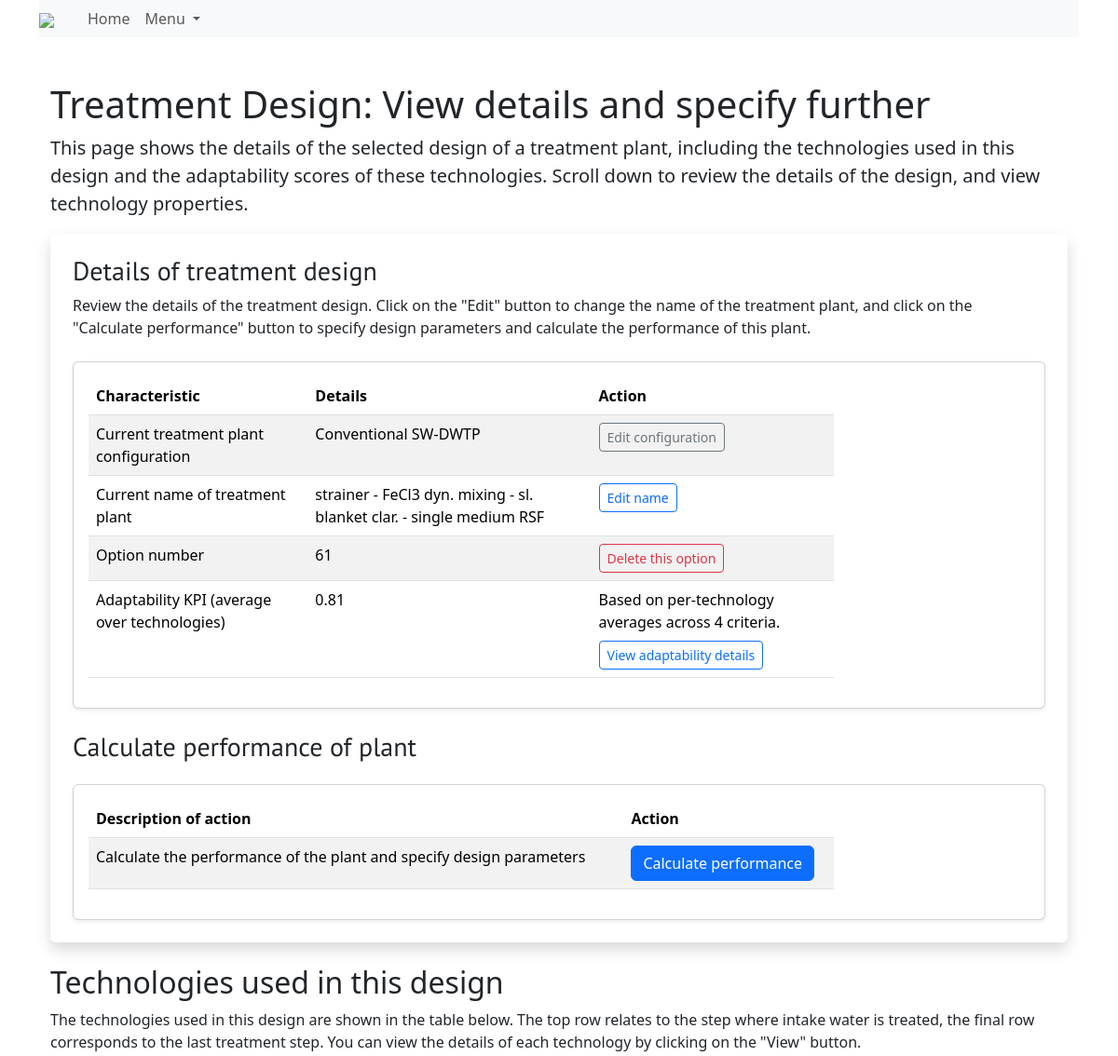
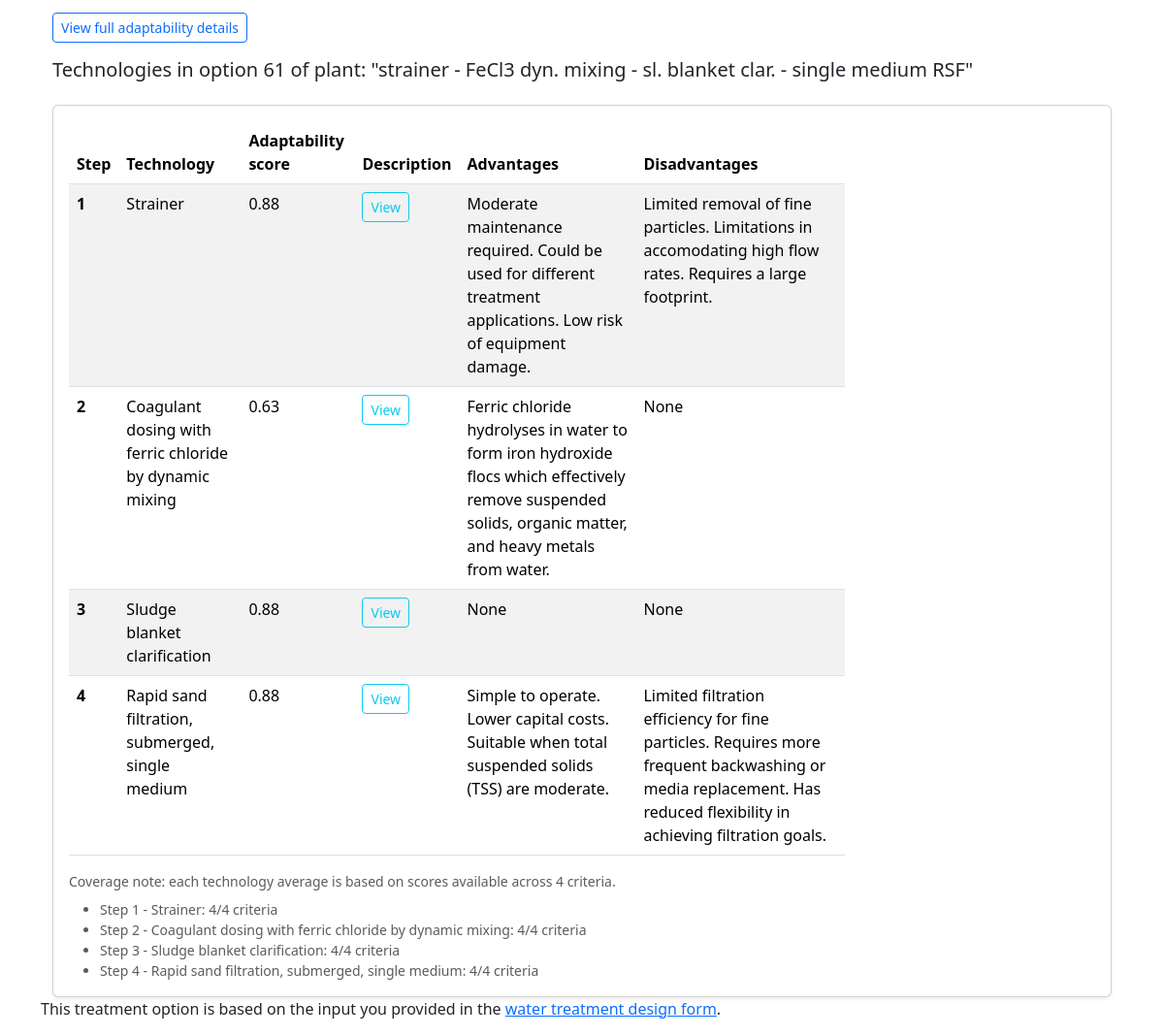
/treatmentdesign_details/strainer-fecl3-dyn-mixing-sl-blanket-clar-single-medium-rsf, run on the app's committed database (2 pictures, top to bottom).
### drinq/models.py (models this page shows, shortened)
class TreatmentPlant(models.Model):
    id = models.AutoField(primary_key=True, unique=True)
    configuration = models.ForeignKey(
        MultiStepConfiguration, models.CASCADE, blank=True, null=True,
        db_column='configuration')
    option = models.IntegerField(
        blank=False, null=False,
        help_text="Identifying number in a set of preliminary treatment design options"
        )
    name = models.TextField(blank=True, null=False)
    description = models.TextField(blank=True, null=True)
    slug = models.SlugField(unique=True, blank=True)
    class Meta:
        db_table = 'treatmentplant'
        verbose_name_plural = "treatment plants"

class MultiStepConfiguration(models.Model):
    name = models.CharField(max_length=150)
    description = models.TextField(blank=True, null=True, max_length=500)
    user = models.ForeignKey(
        CustomUser,
        on_delete=models.CASCADE,
        related_name='multistepforms',
        db_column='user',
        blank=True, null=True)
    date_created = models.DateTimeField(auto_now_add=True)
    water_source = models.ForeignKey(
        'DesignTree',
        on_delete=models.SET_NULL,
        db_column='water_source',
        related_name='multistepforms',
        blank=True, null=True)
    session_key = models.CharField(max_length=40)
    class Meta:
        db_table = 'form_multistep'

class TreatmentPlantLayout(models.Model):
    id = models.AutoField(primary_key=True, unique=True)
    treatmentplant = models.ForeignKey(
        TreatmentPlant, models.CASCADE, blank=True, null=True,
        db_column='treatmentplant')
    step = models.IntegerField(blank=True, null=False)
    technology = models.ForeignKey(
        'Technology', models.CASCADE, blank=True, null=True,
        db_column='technology'
    )
    class Meta:
        db_table = 'treatmentplantlayout'
        verbose_name_plural = "treatment plant layouts"

class Technology(models.Model):
    id = models.AutoField(primary_key=True, unique=True)
    name = models.TextField(unique=True, null=False)
    description = models.TextField(blank=True, null=True)
    slug = AutoSlugField(populate_from='name')
    advantage = models.TextField(null=True, max_length=500)
    disadvantage = models.TextField(null=True, max_length=500)
    class Meta:
        db_table = 'technology'
        verbose_name_plural = "technologies"

### drinq/views.py (the view)
class TreatmentDesignDetailView(generic.DetailView):
    model = TreatmentPlantLayout
    template_name = 'drinq/treatmentdesign_details.html'
    def get_object(self):
        return get_object_or_404(
            TreatmentPlant,
            slug=self.kwargs.get('slug')
        )
    def get_context_data(self, **kwargs):
        context = {}
        treatment_layout = (
            TreatmentPlantLayout.objects
            .filter(treatmentplant=self.object)
            .select_related('technology')
            .order_by('step')
        )
        technologies = [
            layout.technology for layout in treatment_layout
            if layout.technology is not None
        ]
        adaptability_data = get_adaptability_scores_for_technologies(
            technologies)
        treatment_layout_with_adaptability = []
        criteria_coverage_notes = []
        adaptability_matrix_rows = []
        criteria = adaptability_data['criteria']
        for layout in treatment_layout:
            technology_id = layout.technology_id
            criteria_count = adaptability_data[
                'technology_criteria_counts'].get(technology_id, 0)
            criterion_score_map = adaptability_data[
                'technology_criterion_scores'].get(technology_id, {})
            treatment_layout_with_adaptability.append({
                'layout': layout,
                'adaptability_score': adaptability_data[
                    'technology_scores'].get(technology_id),
                'criteria_count': criteria_count,
            })
            criteria_coverage_notes.append({
                'step': layout.step,
                'technology_name': layout.technology.name,
                'criteria_count': criteria_count,
            })
            adaptability_matrix_rows.append({
                'step': layout.step,
                'technology_name': layout.technology.name,
                'criterion_scores': [
                    criterion_score_map.get(criterion['id'])
                    for criterion in criteria
                ],
                'average_score': adaptability_data[
                    'technology_scores'].get(technology_id),
            })
        context['treatment_plant'] = self.object
        context['treatment_layout'] = treatment_layout
        context['treatment_layout_with_adaptability'] = (
            treatment_layout_with_adaptability)
        context['adaptability_criteria'] = criteria
        context['criteria_coverage_notes'] = criteria_coverage_notes
        context['adaptability_matrix_rows'] = adaptability_matrix_rows
        context['plant_adaptability_score'] = adaptability_data['plant_score']
        context['adaptability_criteria_total'] = (
            adaptability_data['criteria_total'])
        return context

### templates/drinq/treatmentdesign_details.html (shortened to what this page needs)
{% extends 'base.html' %}
{% load i18n %}
{% block content %}
<body class="bg-light">
<div class="container mt-5">
    <h1>Treatment Design: View details and specify further</h1>
    <p class="lead">
        This page shows the details of the selected design of a treatment plant, including
        the technologies used in this design and the adaptability scores of these technologies. Scroll down
        to review the details of the design, and view technology properties.
    </p>
    <div class="form-container bg-white p-4 shadow rounded">
        <h3>Details of treatment design</h3>
        <p>Review the details of the treatment design. Click on the "Edit" button to change the name of
            the treatment plant, and click on the "Calculate performance"
            button to specify design parameters and calculate the performance of this plant.</p>
        <div class="card mt-4 shadow-sm">
            <div class="card-body">
                <table class="table table-striped">
                    <thead>
                        <tr>
                            <th>Characteristic</th>
                            <th>Details</th>
                            <th>Action</th>
                        </tr>
                    </thead>
                    <tbody>
                        <tr>
                            <td>Current treatment plant configuration</td>
                            <td>{{ treatment_plant.configuration.name }}</td>
                            <td>
                                <a href="{% url 'configuration_edit' treatment_plant.configuration.id %}" class="btn btn-outline-secondary btn-sm">
                                    Edit configuration
                                </a>
                            </td>
                        </tr>
                        <tr>
                            <td>Current name of treatment plant</td>
                            <td>{{ treatment_plant.name }}</td>
                            <td>
                                <a href="{% url 'edit_treatmentdesign' treatment_plant.slug %}" class="btn btn-outline-primary btn-sm">Edit name</a>
                            </td>
                        </tr>
                        <tr>
                            <td>Option number</td>
                            <td>{{ treatment_plant.option }}</td>
                            <td>
                                <form method="post" action="{% url 'configuration_manage' %}" class="d-inline">
                                    <button
                                        type="submit"
                                        class="btn btn-outline-danger btn-sm"
                                        onclick="return confirm('Delete this design option?');"
                                    >
                                        Delete this option
                                    </button>
                                </form>
                            </td>
                        </tr>
                        <tr>
                            <td>Adaptability KPI (average over technologies)</td>
                            <td>
                                {% if plant_adaptability_score is not None %}
                                    {{ plant_adaptability_score|floatformat:2 }}
                                {% else %}
                                    <em>No adaptability score available.</em>
                                {% endif %}
                            </td>
                            <td>
                                <div class="mb-2">
                                    Based on per-technology averages across
                                    {{ adaptability_criteria_total }} criteria.
                                </div>
                                <a href="{% url 'adaptability_details' treatment_plant.id %}" class="btn btn-outline-primary btn-sm">
                                    View adaptability details
                                </a>
                            </td>
                        </tr>
                    </tbody>
                </table>
            </div>
        </div>
        <h3 class="mt-4">Calculate performance of plant</h3>
        <div class="card mt-4 shadow-sm">
            <div class="card-body">
                <table class="table table-striped">
                    <thead>
                        <tr>
                            <th>Description of action</th>
                            <th>Action</th>
                        </tr>
                    </thead>
                    <tbody>
                        <tr>
                            <td>Calculate the performance of the plant and specify design parameters</td>
                            <td><a href="{% url 'design_parameter_input' treatment_plant.id %}" class="btn btn-primary">Calculate performance</a></td>
                        </tr>
                    </tbody>
                </table>
            </div>
        </div>
    </div>
    <h2 class="mt-4">Technologies used in this design</h2>
    <p class="card-text">
        The technologies used in this design are shown in the table below. The top row relates to the step where intake water is
        treated, the final row corresponds to the last treatment step. You can view the details of each technology by clicking on the "View" button.
    </p>
    <p>
        <a href="{% url 'adaptability_details' treatment_plant.id %}" class="btn btn-outline-primary btn-sm">
            View full adaptability details
        </a>
    </p>
    <h5 class="card-title">Technologies in option {{ treatment_plant.option }}  of plant: "{{ treatment_plant.name }}"</h5>
    <div class="card mt-4 shadow-sm">
        <div class="card-body">
            <table class="table table-striped">
                <thead>
                    <tr>
                        <th>Step</th>
                        <th>Technology</th>
                        <th>Adaptability score</th>
                        <th>Description</th>
                        <th>Advantages</th>
                        <th>Disadvantages</th>
                    </tr>
                </thead>
                <tbody>
                {% for row in treatment_layout_with_adaptability %}
                    <tr>
                        <th>{{ row.layout.step }}</th>
                        <td>{{ row.layout.technology.name }}</td>
                        <td>
                            {% if row.adaptability_score is not None %}
                                {{ row.adaptability_score|floatformat:2 }}
                            {% else %}
                                <em>Not available</em>
                            {% endif %}
                        </td>
                        <td>
                            <button class="btn btn-sm btn-outline-info" data-bs-toggle="modal" data-bs-target="#descModal{{ row.layout.technology.id }}">
                                View
                            </button>
                        </td>
                        <td>{{ row.layout.technology.advantage }}</td>
                        <td>{{ row.layout.technology.disadvantage }}</td>
                    </tr>
                {% endfor %}
                </tbody>
            </table>
            <p class="form-text text-muted mb-2">
                Coverage note: each technology average is based on scores
                available across {{ adaptability_criteria_total }} criteria.
            </p>
            <ul class="text-muted small mb-0">
                {% for note in criteria_coverage_notes %}
                    <li>
                        Step {{ note.step }} - {{ note.technology_name }}:
                        {{ note.criteria_count }}/{{ adaptability_criteria_total }} criteria
                    </li>
                {% endfor %}
            </ul>
        </div>
    </div>
</div>
<p>
    This treatment option is based on the input you provided in the
    <a href="{% url 'form_name' %}">water treatment design form</a>.
</body>
{% endblock %}

### templates/base.html (shortened to what this page needs)
<!DOCTYPE html>
<html lang="en">
{% load static %}
{% load admin_urls %}
{% load custom_logout %}
<head>
    {% block style %}
    {% block bootstrap_theme %}
        <link rel="stylesheet" href="{%static "css/bootstrap.min.css" %}">
        <link rel="stylesheet" type="text/css" href="{% static "css/style.css" %}"/>
        <link rel="stylesheet" type="text/css" href="{% static "css/drinq.css" %}"/>
    {% endblock %}
    {% endblock %}
</head>
<body class="container">
    {% block navbar %}
    <nav class="navbar navbar-expand-lg navbar-light bg-light">
        <a class="navbar-brand" href="#">
            <img src="{% static 'logo-todrinq.png' %}" height="34">
        </a>
        <div class="collapse navbar-collapse" id="navbarSupportedContent">
            <div class="container-fluid">
                <ul class="navbar-nav mr-auto">
                    <li class="nav-item">
                        <a class="nav-link" href="{% url 'index' %}">Home</a>
                    </li>
                    <li class="nav-item dropdown">
                        <a class="nav-link dropdown-toggle" href="#" id="navbarDropdown" role="button" data-bs-toggle="dropdown" aria-haspopup="true" aria-expanded="false">
                            Menu
                        </a>
                    </li>
                </ul>
            </div>
        </div>
    </nav>
    {% endblock %}
</body>
{% block content %}{% endblock %}
</html>

### drinq/static/css/drinq.css (style rules this page uses)
.navbar { background-color: rgb(255, 255, 255); margin:0%; padding: 0%; }
.page-header h1, .h1, h1 { margin-top: 1em; }
.h2, h2 { margin-top: .67em; }
.h3, h3, .h4, h4 { font-family: 'PT Sans', cursive; }
@media (min-width: 750px) { table { max-width: 800px; width: 100%; margin-left: 0; margin-right: auto; } }

### data on the page
TreatmentPlant: configuration.name "Conventional SW-DWTP", name "strainer - FeCl3 dyn. mixing - sl. blanket clar. - single medium RSF", option "61"
TreatmentPlantLayout: layout.step "1", layout.technology.name "Strainer", adaptability_score "0.88", layout.technology.advantage "Moderate maintenance required. Could be used for different treatment applications. Low risk of equipment damage.", layout.technology.disadvantage "Limited removal of fine particles. Limitations in accomodating high flow rates. Requires a large footprint."
TreatmentPlantLayout: layout.step "2", layout.technology.name "Coagulant dosing with ferric chloride by dynamic mixing", adaptability_score "0.63", layout.technology.advantage "Ferric chloride hydrolyses in water to form iron hydroxide flocs which effectively remove suspended solids, organic matter, and heavy metals from water.", layout.technology.disadvantage "None"
TreatmentPlantLayout: layout.step "3", layout.technology.name "Sludge blanket clarification", adaptability_score "0.88", layout.technology.advantage "None", layout.technology.disadvantage "None"
TreatmentPlantLayout: layout.step "4", layout.technology.name "Rapid sand filtration, submerged, single medium", adaptability_score "0.88", layout.technology.advantage "Simple to operate. Lower capital costs. Suitable when total suspended solids (TSS) are moderate.", layout.technology.disadvantage "Limited filtration efficiency for fine particles. Requires more frequent backwashing or media replacement. Has reduced flexibility in achieving filtration goals."
Technology: technology_name "Strainer"
Technology: technology_name "Coagulant dosing with ferric chloride by dynamic mixing"
Technology: technology_name "Sludge blanket clarification"
Technology: technology_name "Rapid sand filtration, submerged, single medium"

### other printed values
{{ plant_adaptability_score|floatformat:2 }} "0.81"
{{ adaptability_criteria_total }} "4"
{{ note.step }} "1" "2" "3" "4"
{{ note.criteria_count }} "4" "4" "4" "4"
{{ adaptability_criteria_total }} "4" "4" "4" "4"
